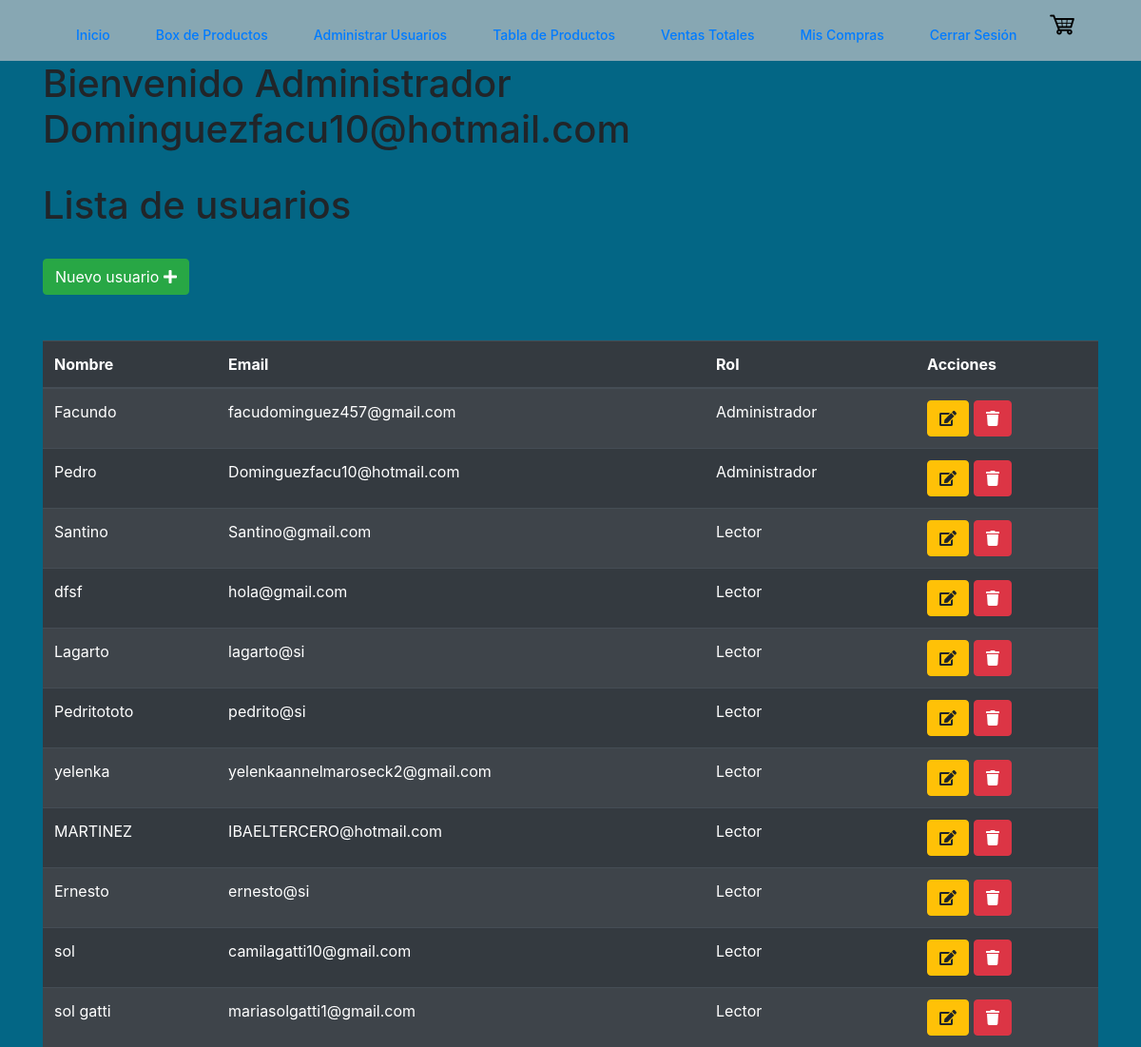
The app's page /index.php?modulo=usuario (signed in) with its own data.
### tables this page shows
CREATE TABLE `clientes` (
  `id` int(11) NOT NULL,
  `email` varchar(50) NOT NULL,
  `clave` varchar(50) NOT NULL,
  `nombre` varchar(50) NOT NULL,
  `rol` int(11) NOT NULL,
  `apellido` varchar(50) DEFAULT NULL,
  `direccion` varchar(50) DEFAULT NULL,
  `telefono` bigint(20) DEFAULT NULL
);

CREATE TABLE `permisos` (
  `id` int(11) NOT NULL,
  `rol` varchar(50) NOT NULL
);

### src/modulos/usuario.php (the view, shortened to what this page needs)
<!DOCTYPE html>
<html lang="en">
<head>
    <link rel="stylesheet" href="https://cdn.jsdelivr.net/npm/bootstrap@4.4.1/dist/css/bootstrap.min.css">
</head>
<div class="container is-fluid">
    <div class="col-xs-12">
        <h1>Bienvenido Administrador <?php echo $_SESSION['nombre_usuario']; ?></h1>
        <br>
        <h1>Lista de usuarios</h1>
        <br>
        <div>
            <a class="btn btn-success" href="index.php?modulo=registro">Nuevo usuario
                <i class="fa fa-plus"></i>
            </a>
        </div>
        <br>
        <br>
        <table class="table table-striped table-dark " id="table_id">
            <thead>
                <tr>
                    <th>Nombre</th>
                    <th>Email</th>
                    <th>Rol</th>
                    <th>Acciones</th>
                </tr>
            </thead>
            <tbody>
                <?php
                $SQL = "SELECT clientes.id, clientes.nombre, clientes.email,
                 permisos.rol FROM clientes
                LEFT JOIN permisos ON clientes.rol = permisos.id";
                $dato = mysqli_query($con, $SQL);
                if ($dato->num_rows > 0) {
                    while ($fila = mysqli_fetch_array($dato)) {
                ?>
                        <tr>
                            <td><?php echo $fila['nombre']; ?></td>
                            <td><?php echo $fila['email']; ?></td>
                            <td><?php echo $fila['rol']; ?></td>
                            <td>
                                <a class="btn btn-warning" href="index.php?modulo=editar_usuario&id=<?php echo $fila['id'] ?> ">
                                    <i class="fa fa-edit"></i>
                                </a>
                                <a class="btn btn-danger" href="index.php?modulo=eliminar_usuario&id=<?php echo $fila['id'] ?>">
                                    <i class="fa fa-trash"></i>
                                </a>
                            </td>
                        </tr>
                    <?php
                    }
                } else {
                    ?>
                    <tr class="text-center">
                        <td colspan="16">No existen registros</td>
                    </tr>
                <?php
                }
                ?>
                </body>
</html>

### records on screen
clientes: nombre "Facundo", email "facudominguez457@gmail.com", permisos.rol "Administrador"
clientes: nombre "Pedro", email "Dominguezfacu10@hotmail.com", permisos.rol "Administrador"
clientes: nombre "Santino", email "Santino@gmail.com", permisos.rol "Lector"
clientes: nombre "dfsf", email "hola@gmail.com", permisos.rol "Lector"
clientes: nombre "Lagarto", email "lagarto@si", permisos.rol "Lector"
clientes: nombre "Pedritototo", email "pedrito@si", permisos.rol "Lector"
clientes: nombre "yelenka", email "yelenkaannelmaroseck2@gmail.com", permisos.rol "Lector"
clientes: nombre "MARTINEZ", email "IBAELTERCERO@hotmail.com", permisos.rol "Lector"
clientes: nombre "Ernesto", email "ernesto@si", permisos.rol "Lector"
clientes: nombre "sol", email "camilagatti10@gmail.com", permisos.rol "Lector"
clientes: nombre "sol gatti", email "mariasolgatti1@gmail.com", permisos.rol "Lector"

### other values on screen
$_SESSION['nombre_usuario'] "Dominguezfacu10@hotmail.com"
